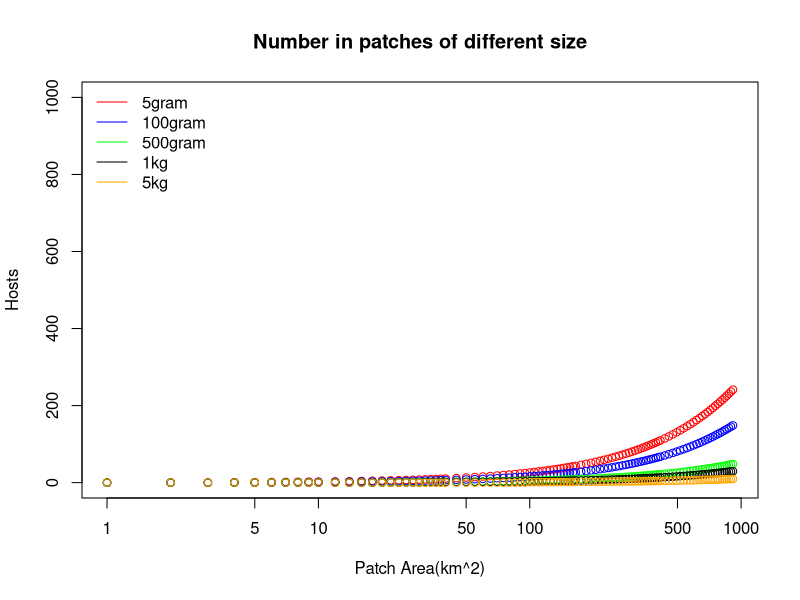
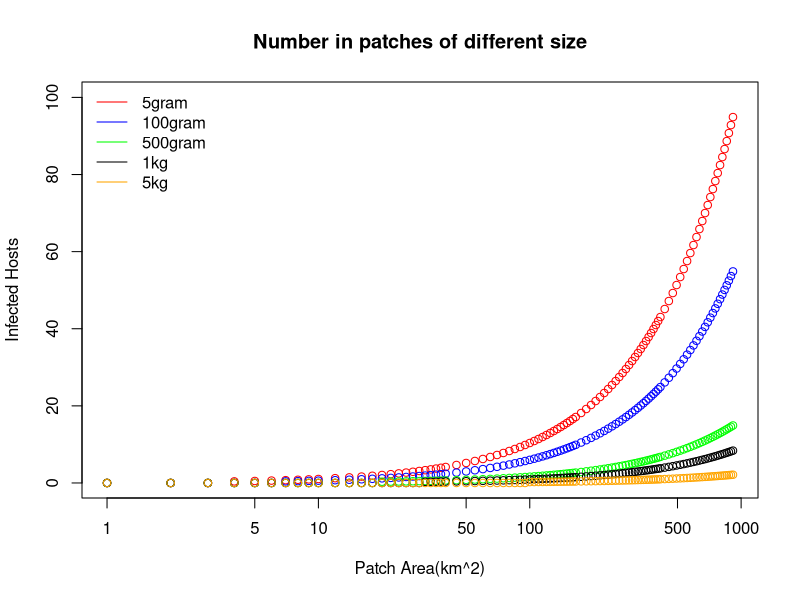
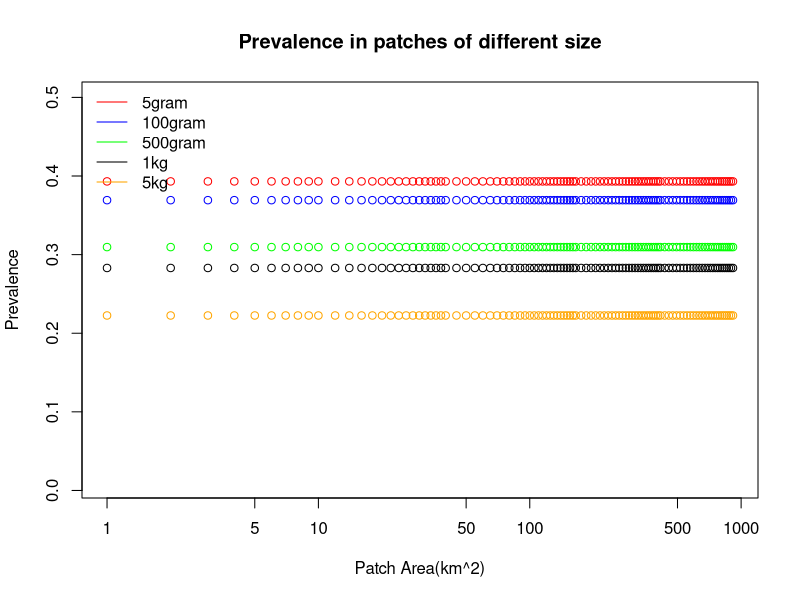
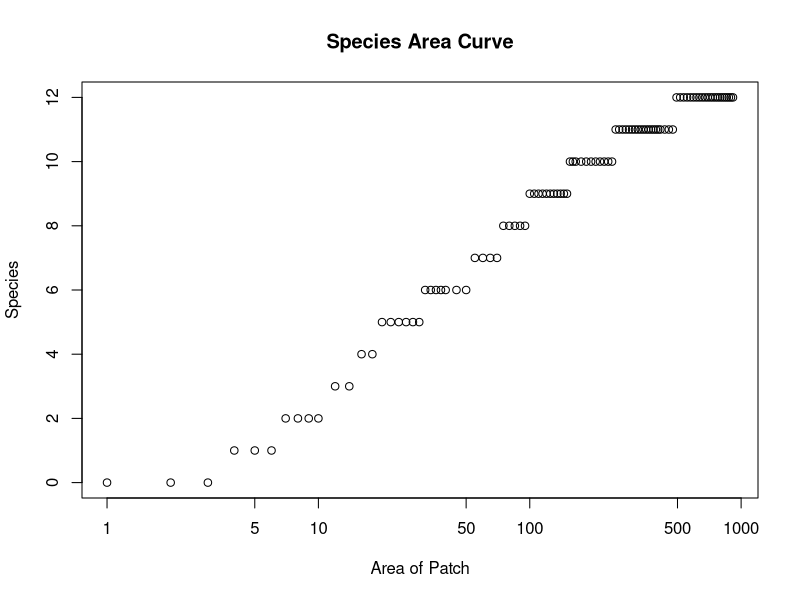
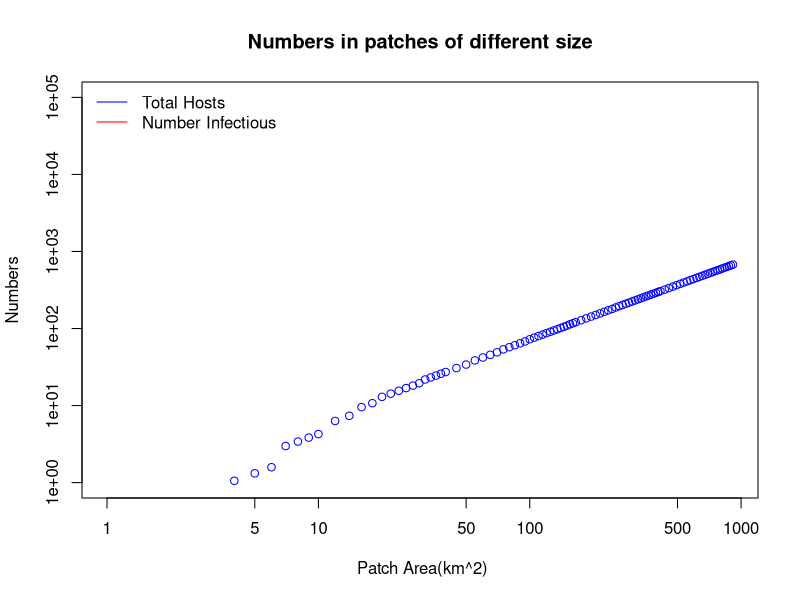
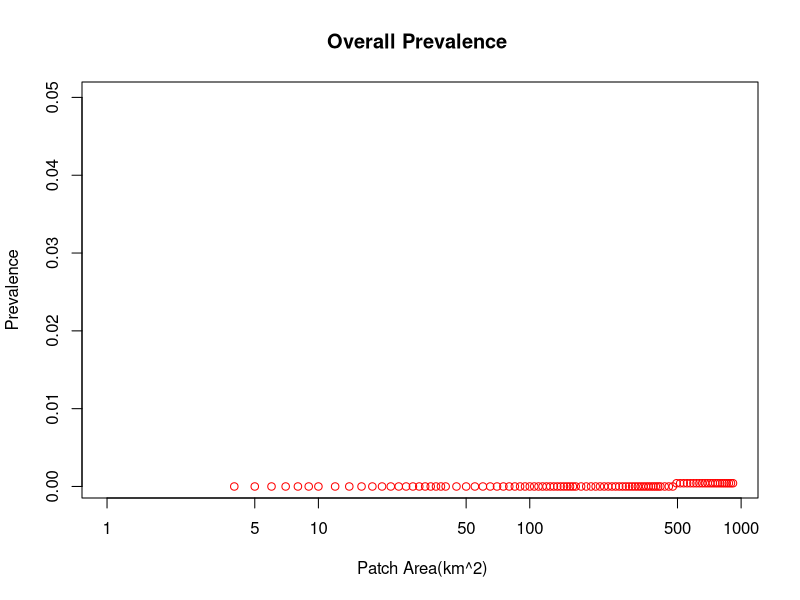
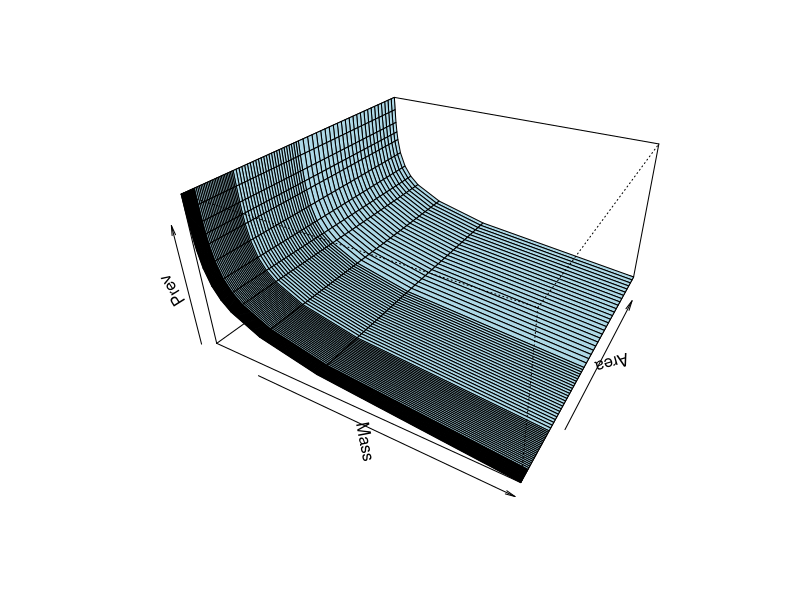
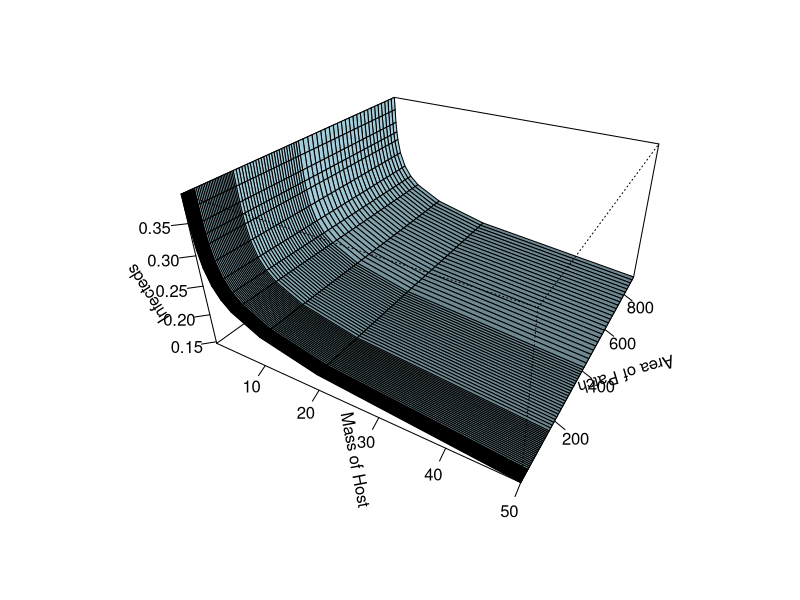

R code for these plots, in order: (Note: this script raises an error after producing the figures.)
##        Andy Dobson - EEB, Princeton University
##
#############################################################################
##                                                                          #
##   Code for model to examine shrinking habitat and pathogen burdens       #
##                                                                          #
#############################################################################

#  install.package("ggplot2")
library("ggplot2")

##  Set range of Areas
Amax = 100
SpecArea=numeric(Amax)

# Set a range of Area values
Area=numeric(Amax)
Area[1]=1.0
for(i in 1: (Amax/10) ) { 
  Area[i+1]=Area[i]+1
}
for(i in (Amax/10):(Amax/4)) { 
  Area[i+1]=Area[i]+2
}
for(i in (Amax/4):(Amax/2)) { 
  Area[i+1]=Area[i]+5
}    
for(i in (Amax/2):(Amax*3/4)) { 
  Area[i+1]=Area[i]+10
}
for(i in (Amax*3/4):(Amax-1)) { 
  Area[i+1]=Area[i]+20
}

#Set up 12 Hosts
Hosts=12
# Set a range of body masses  in Kg
Mass=numeric(Hosts)
Mass[1]=0.05
Mass[2]=0.10
Mass[3]=0.20
Mass[4]=0.333
Mass[5]=0.5
Mass[6]=1.0
Mass[7]=2.
Mass[8]=3.333
Mass[9]=5.0
Mass[10]=10.0
Mass[11]=20.0
Mass[12]=50.0

#Parameters for each host species
Dens = numeric(Hosts) #assume each host has a unique density that is fixed
Beta = numeric(Hosts) #each host has a unique transmission rate
r = numeric(Hosts) #reproduction rates for each host
d = numeric(Hosts) #death rates

Prev=matrix(NA, ncol = Amax, nrow = Hosts)
HDen=matrix(NA, ncol = Amax, nrow = Hosts)
IDen=matrix(NA, ncol = Amax, nrow = Hosts)


# Set Carrying capacity for each host species (#/km^2)
#  and also r and d for host transmission rate for pathogen
#  m is increase in host mortality rate

#  Density-dependent transmission
m = 26
for (i in 1:Hosts) {
    Dens[i]=16.2*Mass[i]^-0.70
    Beta[i]=0.0247*m*Mass[i]^0.44
     r[i]=0.6*Mass[i]^-0.26
     d[i]=0.4*Mass[i]^-0.27
    }

#  Frequency-dependent transmission
m = 1.12
for (i in 1:Hosts) {
    Dens[i]=16.2*Mass[i]^-0.70
    Beta[i]=0.4*m*Mass[i]^-0.26
     r[i]=0.6*Mass[i]^-0.26
     d[i]=0.4*Mass[i]^-0.27
    }


##########################################################
#
#       Set abundance in each patch
#            and then calculate number infected hosts
#

for(i in 1:Amax)   {
     SpecArea[i]=0
     for(j in 1:Hosts) {
     HDen[j,i]=Dens[j]*Area[i]/500
     if (HDen[j,i]>1) HDen[j,i] else HDen[j,i]=0
     if  (HDen[j,i]>1) SpecArea[i]=SpecArea[i]+1 else SpecArea[i]
#
#    Pathogen prevalence
#     
     Prev[j,i]=(r[j]/(m+d[j]))/(1+(r[j]/(m+d[j])))
     IDen[j,i]=Prev[j,i]*HDen[j,i]
     
     }
   }  

##   Boring plot of the number of hosts in each patch

par(mfrow=c(1,1))  
plot(Area, HDen[1,], ylab='Hosts', xlab='Patch Area(km^2)',
  col ="red", log = "x", ylim = c(0.1, 1000), main = 'Number in patches of different size' )
points(Area, HDen[2,], col = "blue")
points(Area, HDen[5,], col = "green") 
points(Area, HDen[6,], col= "black")
points(Area, HDen[9,], col= "orange") 
leg.text<-c("5gram", "100gram ", "500gram ", "1kg ", "5kg")
legend("topleft",leg.text,lty=rep(1,4),col=c( "red", "blue", "green", "black", "orange"),bty="n")


##  Do a quick plot of the  number of infected hosts        

par(mfrow=c(1,1))  
plot(Area, IDen[1,], ylab='Infected Hosts', xlab='Patch Area(km^2)',
  col ="red", log = "x", ylim = c(0.1, 100), main = 'Number in patches of different size' )
points(Area, IDen[2,], col = "blue")
points(Area, IDen[5,], col = "green") 
points(Area, IDen[6,], col= "black")
points(Area, IDen[9,], col= "orange") 
leg.text<-c("5gram", "100gram ", "500gram ", "1kg ", "5kg")
legend("topleft",leg.text,lty=rep(1,4),col=c("red", "blue", "green", "black", "orange"),bty="n")
 

##  ##   Boring plot of the prevalence data

par(mfrow=c(1,1))  
plot(Area, Prev[1,], ylab='Prevalence', xlab='Patch Area(km^2)',
  col ="red", log = "x", ylim = c(0.01, 0.5), main = 'Prevalence in patches of different size' )
points(Area, Prev[2,], col = "blue")
points(Area, Prev[5,], col = "green") 
points(Area, Prev[6,], col= "black")
points(Area, Prev[9,], col= "orange") 
leg.text<-c("5gram", "100gram ", "500gram ", "1kg ", "5kg")
legend("topleft",leg.text,lty=rep(1,4),col=c("red", "blue", "green", "black", "orange"),bty="n")


###########################################################################
##
##      Species Area curve

par(mfrow=c(1,1))
plot(Area, SpecArea, ylab="Species", xlab="Area of Patch", log="x",
      main= "Species Area Curve")
      
## Now add the number of infected together to get at net risk 

SumDen=numeric(Amax)
ISumDen=numeric(Amax)
AvgPrev=numeric(Amax)

for(i in 1:Amax)   {
     SumDen[i]=0.0
     ISumDen[i]=0.0
     for(j in 1:Hosts) {
     SumDen[i]=HDen[j,i]+SumDen[i]
#
#    Pathogen prevalence
#     
     ISumDen[i]=IDen[j,i]+ISumDen
     }
   AvgPrev[i]=ISumDen[i]/SumDen[i]
   }  

##  Total number of animals and number infected
# 
par(mfrow=c(1,1))  
plot(Area, SumDen, ylab='Numbers', xlab=' Patch Area(km^2)',
  col ="blue", log = "xy", ylim = c(1, 100000), main = 'Numbers in patches of different size' )
points(Area, ISumDen, col = "red")

leg.text<-c("Total Hosts", "Number Infectious")
legend("topleft",leg.text,lty=rep(1,4),col=c("blue", "red"),bty="n")

##  Proportion of all animals that are infected
#
par(mfrow=c(1,1)) 
plot(Area, AvgPrev, ylab='Prevalence', xlab=' Patch Area(km^2)',
  col ="red", log = "x", ylim = c(0.0005, 0.05), main = 'Overall Prevalence ' ) 

###
##   Add in 3d surface if number hosts and infected
##

require(grDevices) # for trans3d
##                   -----------

op <- par(bg = "white")
persp(Mass, Area, Prev, theta = 30, phi = 30, expand = 0.5, col = "lightblue")
persp(Mass, Area, Prev, theta = 30, phi = 30, expand = 0.5, col = "lightblue",
       ltheta = 120, shade = 0.75, ticktype = "detailed",
       xlab = "Mass of Host", ylab = "Area of Patch", zlab = "Infecteds"
) -> res
round(res, 3)

####

###########################################################
out <- qplot(Area,HDen[1,],color=qsec)
 + qplot(Area, HDen[2,], color =qsec)
 
 out
 

## Superimpose plots on top of each other

qplot(Area,Prev[1,],color=red)
qplot(Area,Prev[2,],color=blue)

# p.tmp
   

######################################################################
##
##   Explore alternative formulations
##
########################################################################



